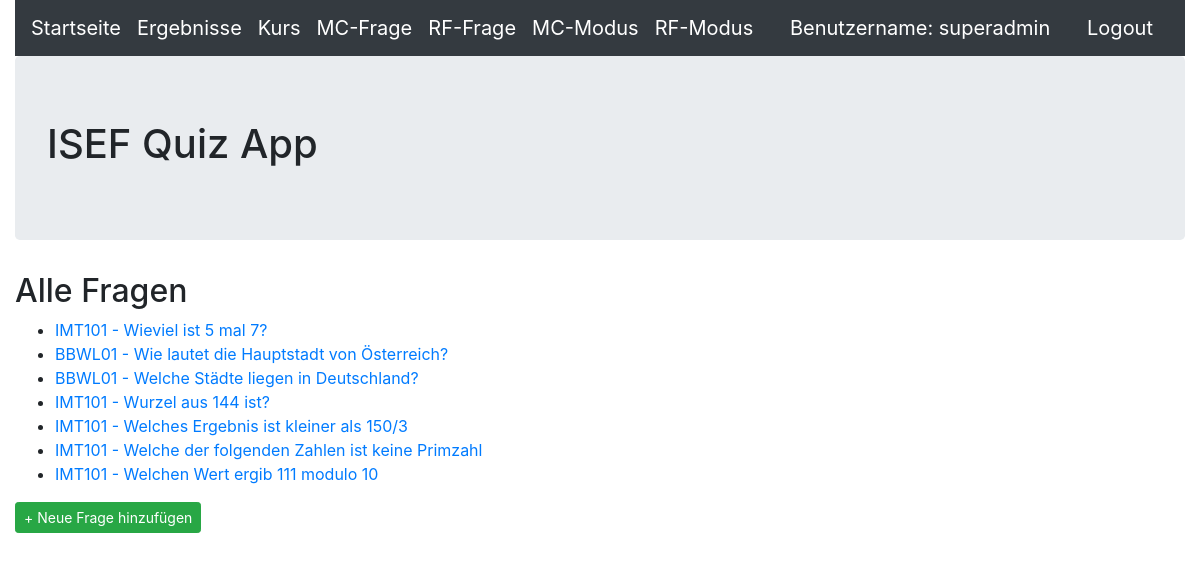
Before: /frage (signed in) with the older database file.
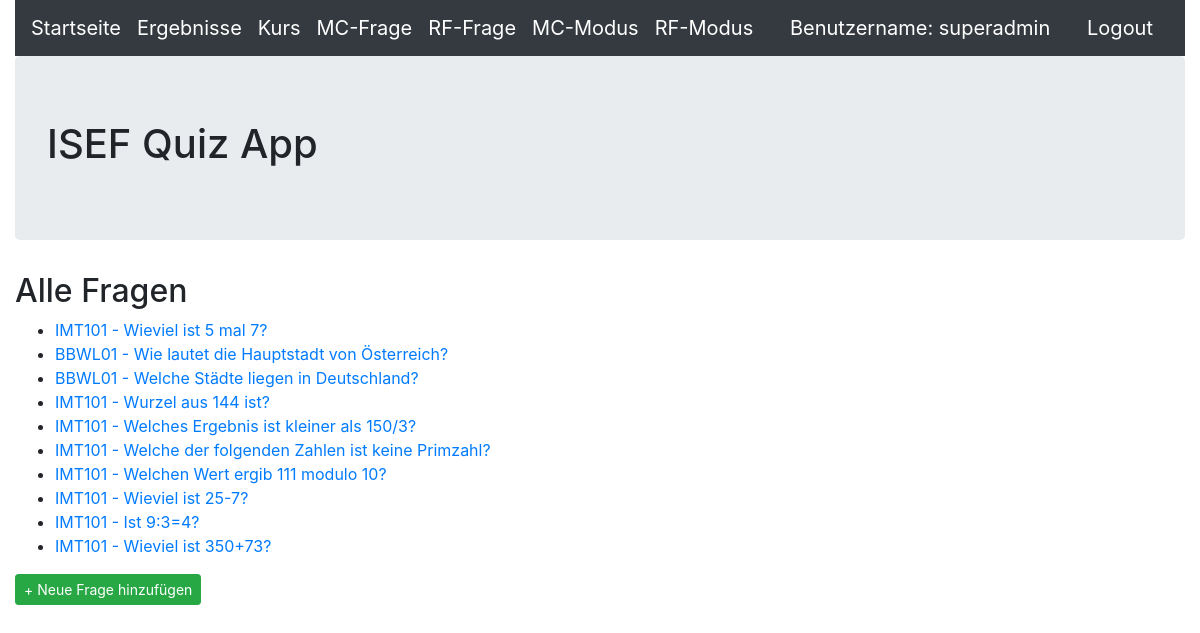
After: the same page with the newer database file.
### quiz/models.py (models this page shows, shortened)
class Frage(models.Model):
    name = models.CharField(max_length=255,blank=False,help_text='Geben Sie hier die Frage ein')
    kurs = models.ForeignKey(Kurs,null=True,blank=False,on_delete=models.CASCADE,help_text='Wählen Sie den Kurs, welchem die Frage zugewiesen wird')
    antwort1 = models.CharField(max_length=255,blank=False,null=True,help_text='Geben Sie die Antwort1 der Frage ein')
    antwort1richtig = models.BooleanField(default=False,help_text='Geben Sie an ob Antwort1 richtig ist',verbose_name="Antwort1 richtig?")
    antwort2 = models.CharField(max_length=255,blank=False,null=True,help_text='Geben Sie die Antwort2 der Frage ein')
    antwort2richtig = models.BooleanField(default=False,help_text='Geben Sie an ob Antwort2 richtig ist',verbose_name="Antwort2 richtig?")
    antwort3 = models.CharField(max_length=255,blank=True,null=True,help_text='Geben Sie die Antwort3 der Frage ein (optional)')
    antwort3richtig = models.BooleanField(default=False,help_text='Geben Sie an ob Antwort3 richtig ist',verbose_name="Antwort3 richtig?")
    antwort4 = models.CharField(max_length=255,blank=True,null=True,help_text='Geben Sie die Antwort4 der Frage ein (optional)')
    antwort4richtig = models.BooleanField(default=False,help_text='Geben Sie an ob Antwort4 richtig ist',verbose_name="Antwort4 richtig?")

class Kurs(models.Model):
    name = models.CharField(max_length=50,help_text='Geben Sie den Namen des Kurses ein')
    beschreibung = models.CharField(max_length=255,help_text='Geben Sie die Beschreibung des Kurses ein')
    def __str__(self):
        return self.name

### quiz/views.py (the view)
# urls.py: path('frage', FrageHome.as_view(), name='frage_start'),
class FrageHome(AuthListView):
    model = Frage
    template_name = 'frage/frage_home.html'

### quiz/templates/frage/frage_home.html
{% extends 'base.html' %}
{% block content %}
<h2>Alle Fragen</h2>
<ul>
    {% for frage in object_list %}
	<li><a href="{% url 'frage_detail' frage.pk %}">{{ frage.kurs }} - {{ frage.name }}</a></li>
    {% endfor %}
</ul>
<a class="btn btn-success btn-sm" href="{% url 'neue_frage' %}">+ Neue Frage hinzufügen</a>
{% endblock content %}

### templates/base.html (shortened to what this page needs)
<!DOCTYPE html>
<html>
  <head>
	<link rel="stylesheet" href="https://stackpath.bootstrapcdn.com/bootstrap/4.5.0/css/bootstrap.min.css">
  </head>
  <body>
    <div class="container-fluid">
        <header>
            <nav class="navbar navbar-expand-lg navbar-dark bg-dark">
				<a class="navbar-brand" href="{% url 'index' %}">Startseite</a>
				<a class="navbar-brand" href="{% url 'ergebnis_start' %}">Ergebnisse</a>
                <a class="navbar-brand" href="{% url 'kurs_start' %}">Kurs</a>
				<a class="navbar-brand" href="{% url 'frage_start' %}">MC-Frage</a>
				<a class="navbar-brand" href="{% url 'richtigoderfalsch_start' %}">RF-Frage</a>
				<a class="navbar-brand" href="{% url 'mctest_select' %}">MC-Modus</a>
				<a class="navbar-brand" href="{% url 'rftest_select' %}">RF-Modus</a>
				{% if user.is_authenticated %}
                <a class="navbar-brand ml-auto order-md-last">Benutzername: {{ user.get_username }}</a>
                <a class="navbar-brand ml-auto order-md-last" href="{% url 'logout'%}?next={{request.path}}">Logout</a>
                {% else %}
                <a class="navbar-brand ml-auto order-md-last" href="{% url 'login'%}?next={{request.path}}">Login</a>
                {% endif %}
            </nav>
        </header>
        <div class="jumbotron">
            <h1>ISEF Quiz App</h1>
        </div>
        {% block content %}
        {% endblock content %}
    </div>
  </body>
</html>

Changed rows visible on the page:
changed Frage: name "Welches Ergebnis ist kleiner als 150/3" → "Welches Ergebnis ist kleiner als 150/3?"
changed Frage: name "Welche der folgenden Zahlen ist keine Primzahl" → "Welche der folgenden Zahlen ist keine Primzahl?"
changed Frage: name "Welchen Wert ergib 111 modulo 10" → "Welchen Wert ergib 111 modulo 10?"
added Frage: kurs "IMT101", name "Wieviel ist 25-7?"
added Frage: kurs "IMT101", name "Ist 9:3=4?"
added Frage: kurs "IMT101", name "Wieviel ist 350+73?"
